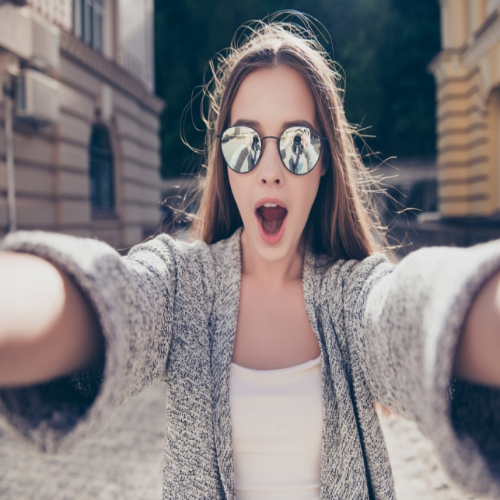
#> input picture results/IIT_src.png, 500 x 500 px
$ python signal_to_noise_ratio.py
#> lines starting #> are read from the running program, lines starting #| are printed output that depends on the picture; long printed decimals are rounded
# import the cv2 as well as numpy library
import cv2
import numpy as np
import os
from skimage.metrics import structural_similarity as ssim
# Create a function that takes two images’ paths as a parameter
def calculate_psnr(firstImage, secondImage):
   # Compute the difference between corresponding pixels
   diff = np.subtract(firstImage, secondImage)
   # Get the square of the difference
   squared_diff = np.square(diff)

   # Compute the mean squared error
   mse = np.mean(squared_diff)

   # Compute the PSNR
   max_pixel = 255
   psnr = 20 * np.log10(max_pixel) - 10 * np.log10(mse)

   return psnr

# Resize images to a common size
rHeight = 256
rWidth = 256

# Read the original and distorted images
script_path = os.path.abspath(__file__)
data_folder = os.path.join(os.path.dirname(script_path), 'results')

 # Use absolute paths for the images
src_path = os.path.join(data_folder, 'IIT_output.png')
des_path=os.path.join(data_folder,'IIT_src.png')

firstI = cv2.imread(des_path)
#> firstI is the input picture: shape (500, 500, 3); mean B, G, R 126.4, 124.3, 130.2
secondI = cv2.imread(src_path)
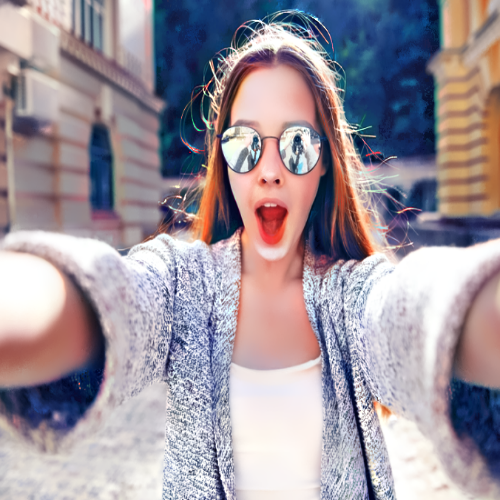
#> input picture results/IIT_output.png, 500 x 500 px
#> secondI is the input picture: shape (500, 500, 3); mean B, G, R 156.9, 148.1, 158.3

# Check if images are loaded successfully
if firstI is None or secondI is None:
   print("Failed to load one or both images.")
else:
   # Resize images for first image
   firstI = cv2.resize(firstI, (rWidth, rHeight))
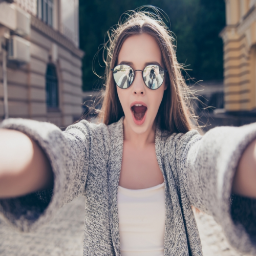
#> firstI: shape (256, 256, 3); mean B, G, R 126.3, 124.2, 130.1
   # Resize the details for second image
   secondI = cv2.resize(secondI, (rWidth, rHeight))
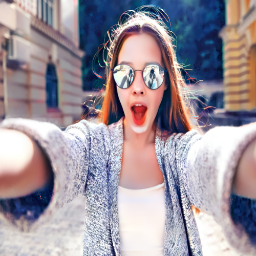
#> secondI: shape (256, 256, 3); mean B, G, R 156.8, 148, 158.2

   # Call the above function and perform the calculation
   psnr_score = calculate_psnr(firstI, secondI)
#> in calculate_psnr, `diff = np.subtract(firstImage, secondImage)`:
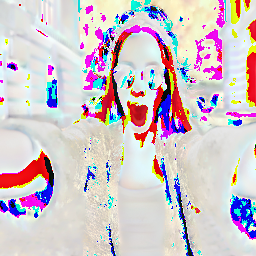
#> diff: shape (256, 256, 3); mean B, G, R 201.4, 195.4, 208.5
#> in calculate_psnr, `squared_diff = np.square(diff)`:
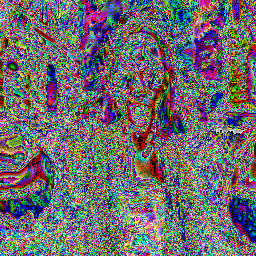
#> squared_diff: shape (256, 256, 3); mean B, G, R 109.9, 105.1, 109.2
#> in calculate_psnr, `mse = np.mean(squared_diff)`: mse = 108.1
#> in calculate_psnr, `psnr = 20 * np.log10(max_pixel) - 10 * np.log10(mse)`: psnr = 27.79
#> psnr_score = 27.79
   #ssim_index, _ = ssim(firstI, secondI, full=True)
   win_size = min(firstI.shape[0], firstI.shape[1]) // 100  # Example: Using 1/100th of the smaller dimension
#> win_size = 2
   win_size = win_size + 1 if win_size % 2 == 0 else win_size  # Ensure win_size is odd
#> win_size = 3
   ssim_index, _ = ssim(firstI, secondI, full=True, win_size=win_size)
#> ssim_index = 0.838
   print("SSIM:", ssim_index)
#| SSIM: 0.838
   # Display the result
   print("PSNR:", psnr_score)
#| PSNR: 27.794
